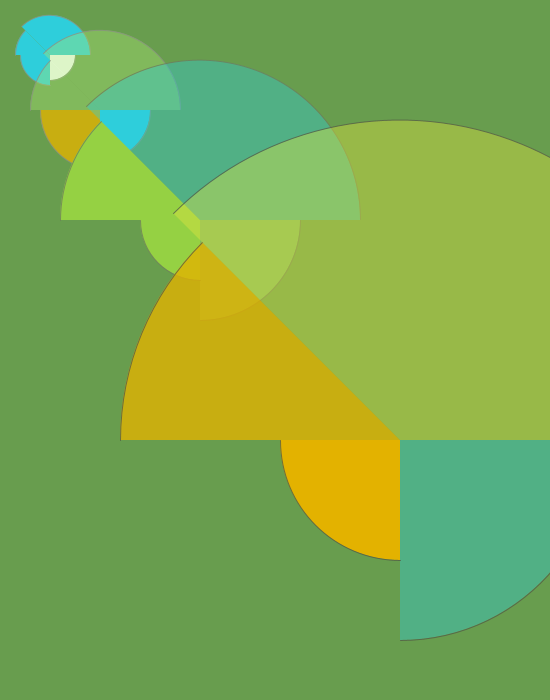
Frame 1 (no input)
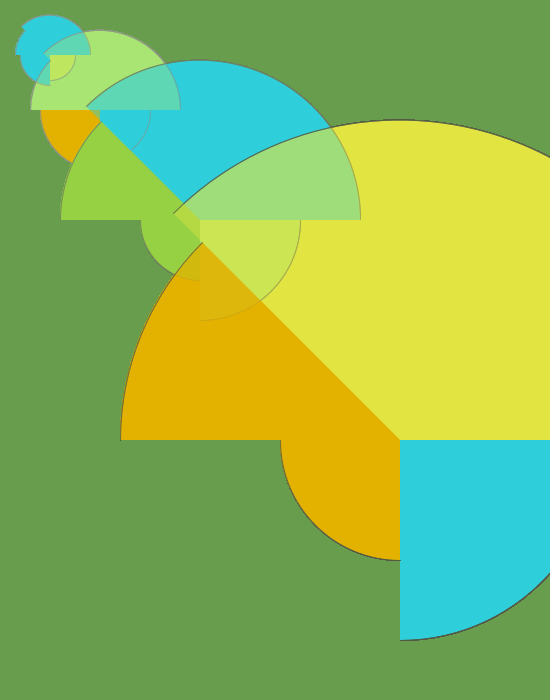
Frame 60 (the mouse pressed at the canvas centre just before this capture)
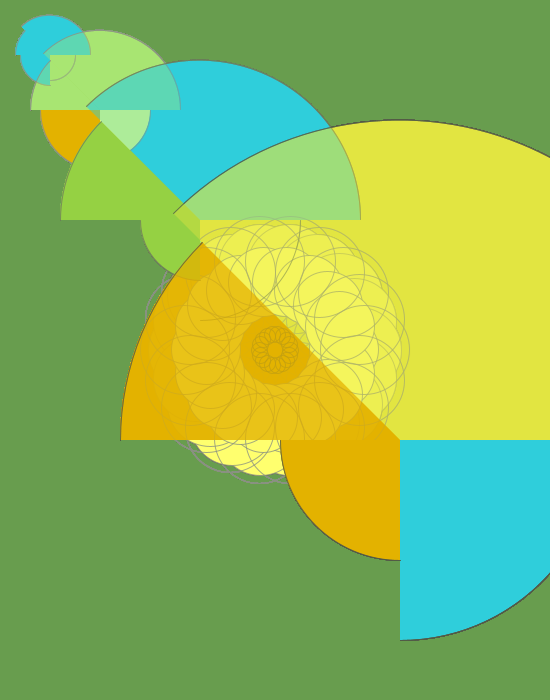
Frame 120 (the mouse held since frame 60 and released just before this capture)

The Processing sketch that drew these frames (run headless with seeded random() and noise(); from frame 60 on, the mouse is pressed at the canvas centre):

// Processing sketch: processing_80400
// ── processing_80400.pde

int angle = 0;

void setup() { // 
  size (550,700);
  background (104,157,78);
}

void draw() { //
 
    if (mousePressed == true) {
    angle += 5000;
    float val = cos(radians(angle)) * 90.0;
    for (int a = 0; a < 360; a += 20) {
      float xoff = cos(radians(a)) * val;
      float yoff = sin(radians(a)) * val;
      noFill();
      ellipse(mouseX + xoff, mouseY + yoff, val, val);
    }
  }
 
  stroke(139,147,128,200);
  arc(50, 55, 50, 50, 0, HALF_PI);
  fill(46,206,219);
  arc(50, 55, 60, 60, HALF_PI, PI);
  arc(50, 55, 70, 70, PI, PI+QUARTER_PI);
  arc(50, 55, 80, 80, PI+QUARTER_PI, TWO_PI);
  if (mousePressed == true) {
    angle += 5000;
    float val = cos(radians(angle)) * 90.0;
    for (int a = 0; a < 360; a += 20) {
      float xoff = cos(radians(a)) * val;
      float yoff = sin(radians(a)) * val;
      fill(mouseX,mouseY,110);
      ellipse(mouseX + xoff, mouseY + yoff, val, val);
    }
  }
 
  stroke(138,144,130,200);
  arc(100, 110, 100, 100, 0, HALF_PI);
        fill(227,178,0,200);
  arc(100, 110, 120, 120, HALF_PI, PI);
  fill(168,229,116,100);
  arc(100, 110, 140, 140, PI, PI+QUARTER_PI);
  arc(100, 110, 160, 160, PI+QUARTER_PI, TWO_PI);
  
  
  if (mousePressed == true) {
    angle += 5000;
    float val = cos(radians(angle)) * 90.0;
    for (int a = 0; a < 360; a += 20) {
      float xoff = cos(radians(a)) * val;
      float yoff = sin(radians(a)) * val;
      noFill();
      ellipse(mouseX + xoff, mouseY + yoff, val, val);
    }
  }
  stroke(109,124,90,200);
  arc(200, 220, 200, 200, 0, HALF_PI);
  fill(149,209,67);
  arc(200, 220, 120, 120, HALF_PI, PI);
  arc(200, 220, 280, 280, PI, PI+QUARTER_PI);
  fill(46,206,219,100);
  arc(200, 220, 320, 320, PI+QUARTER_PI, TWO_PI);
 
    stroke(82,90,70,200);
    arc(400, 440, 400, 400, 0, HALF_PI);
    fill(227,178,0);
  arc(400, 440, 240, 240, HALF_PI, PI);
      fill(227,178,0,200);
  arc(400, 440, 560, 560, PI, PI+QUARTER_PI);
        fill(226,229,63,100);
          arc(400, 440, 640, 640, PI+QUARTER_PI, TWO_PI);

 }
